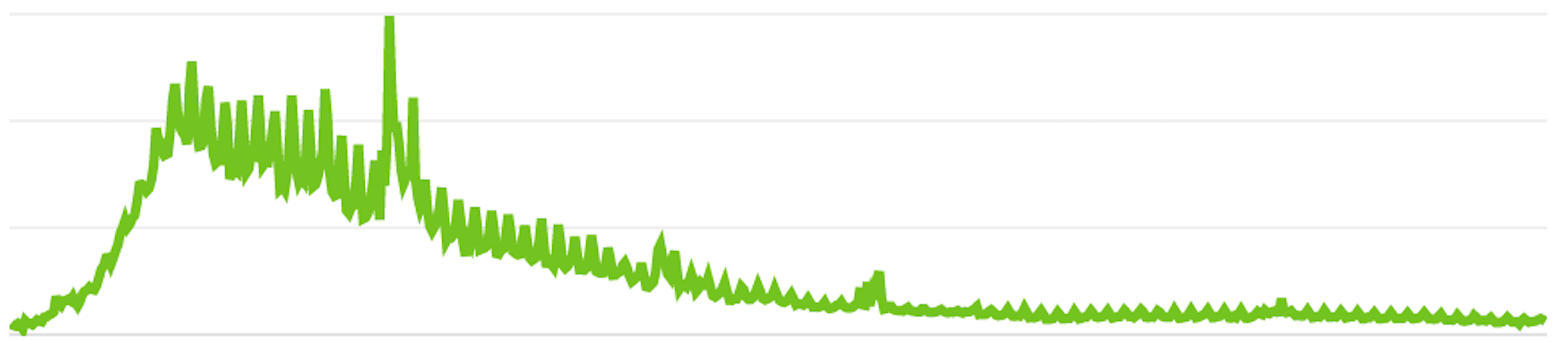
#> input picture gangnamdailyviews.png, 1556 x 342 px
$ python youtube.py   (older library calls are emulated)
#> lines starting #> are read from the running program, lines starting #| are printed output that depends on the picture
# -*- coding: utf-8 -*-
"""
Created on Thu May  1 16:57:15 2014
Information Epidemics
AM50 Final Project
Harvard College, Spring 2014

Integrate system of difeqs and fit model to scraped Youtube view data of viral videos
Choose which model to use by uncommenting it and commenting out the other 2 models

@authors: Stephen Slater and Melissa Flores
"""

# Import necessary functions
import matplotlib.pyplot as plt
from skimage import io
import numpy as np
from scipy.integrate import odeint
import math

# Constants in the models (See paper for all values)
alpha=0.0005
beta=0.0093
gamma=0.0061
mu=0.0035
# alpha1=0.0001
# alpha2=0.01
# alpha3=0.043

# # Calculate derivatives S(t), I(t), R(t), E(t), Sh(t), Ih(t), Rh(t)
def deriv(x,t):

    # [16 lines of commented-out code are left out]
    talk = beta * x[0] * x[2]
    web = alpha * x[0] * x[2]
    infect= mu * x[1]
    loss = x[2] * (math.e ** (-gamma * t))
    return np.array([-talk - web, talk + web - infect, infect - loss, loss])


# See paper for time length and initial values of S, I, R, and E
time = np.linspace(0, 1500, 8000)
xinit = np.array([360, 22, 3, 9])

# Solve ODE using the "odeint" library in SciPy
x = odeint(deriv, xinit, time)

# Read in image to array
youtube = io.imread('gangnamdailyviews.png', as_grey=True)
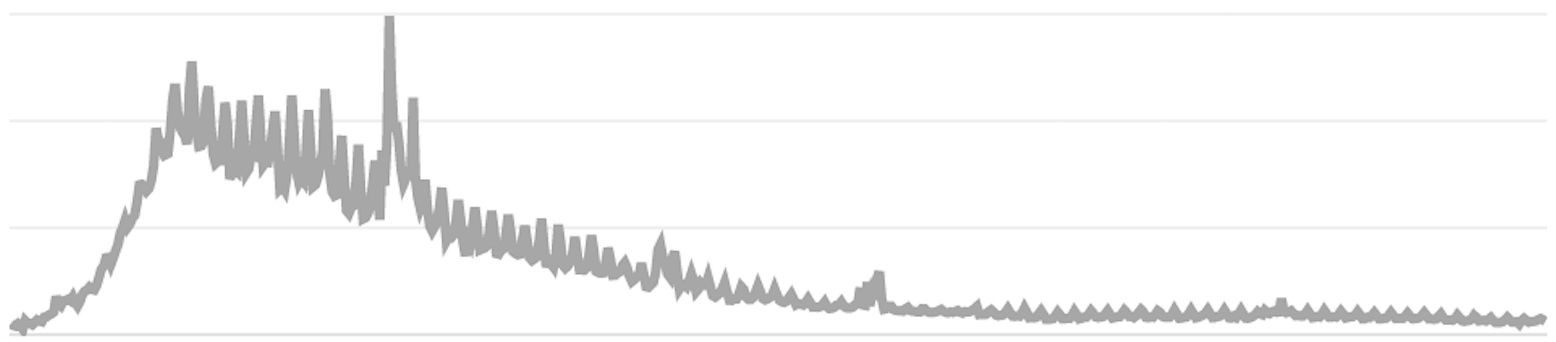
#> youtube: shape (342, 1556) float64; min 0.572, max 1, mean 0.968

# List of pixel height of datapoints in vertical image scan
raw = []

# How tall and how wide the screenshot of the views/day graph is
rows = youtube.shape[0]
#> rows = 342
columns = youtube.shape[1]
#> columns = 1556

# For every column in every row, look at that pixel
for i in range(columns):
    for j in range(rows):
        pixel = youtube[j][i]

        # Store the colored pixel height (with cutoff intensity 0.80)
        if (pixel < 0.80):
            raw.append(rows-j)
            break
#> after the loop, raw = 1537 values, max 326 at index 375, min 18 at index 0, mean 87.66

# [7 lines of commented-out code are left out]
plt.figure()

# [18 lines of commented-out code are left out]
p1,=plt.plot(time, x[:,1] + x[:,2])
p3,=plt.plot(raw)
plt.legend([p1, p3],["Model", "Raw"])
plt.title('Gangnam Style Model3')
plt.xlabel('Time')
plt.ylabel('Population I + Population E (views/day)')

plt.show()
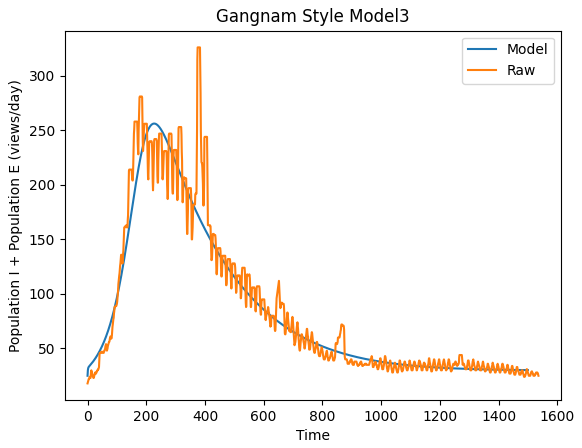
#> figure drawn by matplotlib, 1 panel; curve peaks at x = 226.9, y = 256.2; curve peaks at x = 375, y = 326

# [7 lines of commented-out code are left out]
